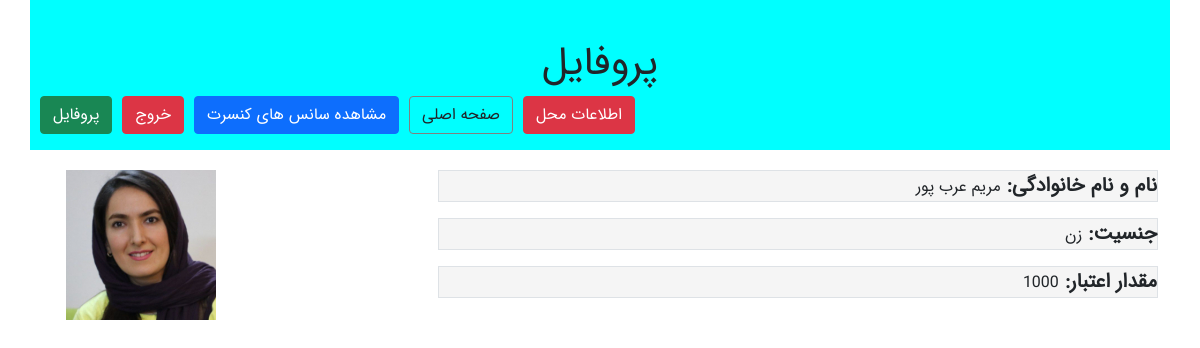
Page /accounts/profile/ (signed in) on the earlier database version.
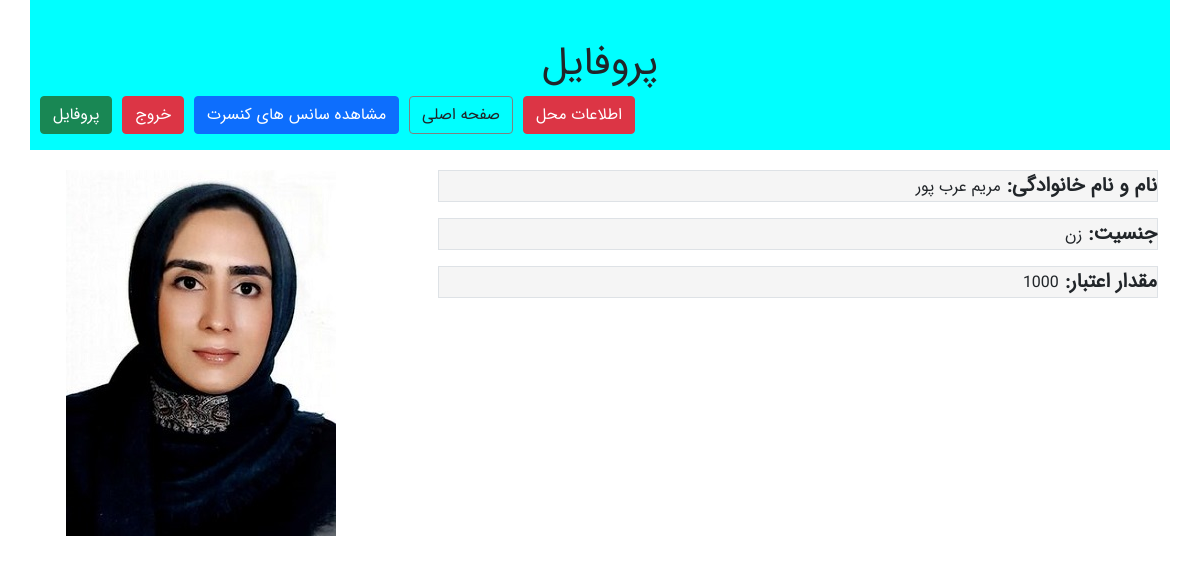
Same page on the later database version.
### accounts/models.py (models this page shows)
class ProfileModel(models.Model):
    class Meta:
        verbose_name="کاربر"
        verbose_name_plural="کاربر"
    user=models.OneToOneField(User,on_delete=models.CASCADE,verbose_name="کاربری",related_name="profile")
    ProfileImage=models.ImageField(upload_to="ProfileImages/",verbose_name="عکس")
    Man=1
    Woman=2
    status_choices=((Man,"مرد"),(Woman,"زن"))
    Gender=models.IntegerField(choices=status_choices,verbose_name="جنسیت")
    Credit=models.IntegerField(verbose_name="اعتبار",default=0)

### accounts/views.py (the view)
# urls.py: path('profile/', views.profileView),
@login_required
def profileView(request):
    profile=request.user.profile
    context={
        "profile":profile
    }
    return render(request,"accounts/profile.html",context)

### accounts/templates/accounts/profile.html
{% extends "ticketSales/layout.html" %}
{% block titlepage %}
    پروفایل {{ concertdetails.Name }}
{% endblock%}
{% block mainContent %}
   <div class="row" style="margin-top: 20px;">
            <div class="col-md-8">
                    <p class="border"> <span class="title">نام و نام خانوادگی: </span> {{ profile.user.get_full_name }} </p>
                    <p class="border"> <span class="title">جنسیت: </span> {{ profile.get_Gender_display }}</p>
                    <p class="border"><span class="title">مقدار اعتبار: </span> {{ profile.Credit }}</p>
                </div>
            <div class="col-md-4" dir="ltr">
                    <img src="{{ profile.ProfileImage.url }}">
            </div>
    </div>
{% endblock%}

Differences in the rows shown:
changed ProfileModel "زن": ProfileImage: a different picture
